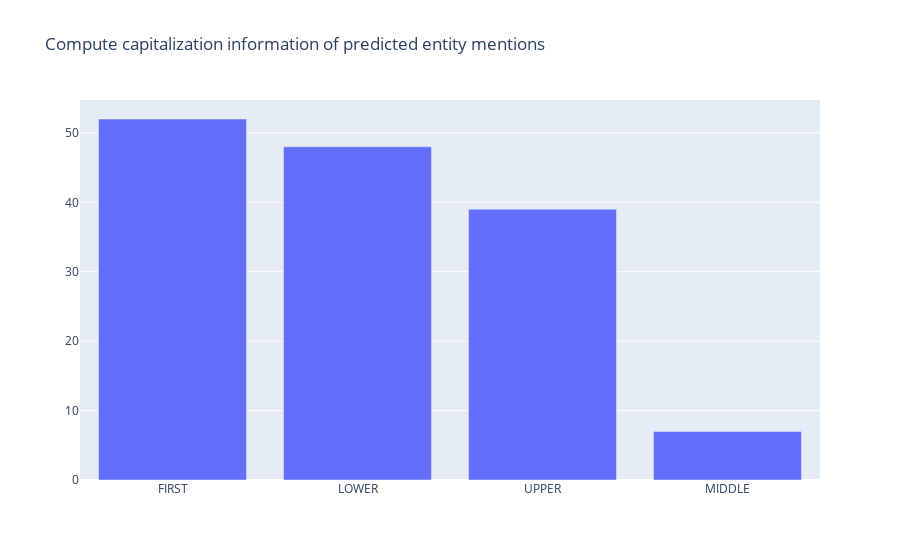

Notebook code for this chart:
### Code cell
from rubrix.metrics.token_classification import entity_capitalness

entity_capitalness(name="spacy_sm_wnut17").visualize()

### Figure 1 — Plotly figure (JSON) as saved in the notebook; plotly's stock layout.template omitted (floating-point values rounded to 4 significant figures)
{"data": [{"type": "bar", "x": ["FIRST", "LOWER", "UPPER", "MIDDLE"], "y": [52, 48, 39, 7]}], "layout": {"autosize": true, "title": {"text": "Compute capitalization information of predicted entity mentions"}, "xaxis": {"autorange": true, "range": [-0.5, 3.5], "title": {"text": ""}, "type": "category"}, "yaxis": {"autorange": true, "range": [0, 54.74], "title": {"text": ""}, "type": "linear"}}}
